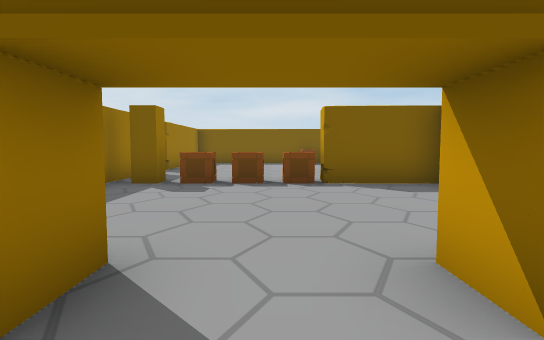
View 1 (above)

17 first-person views from a walk through a 3-D level made in the Unity game engine. The camera is 1.4 m above the floor, tilts 4° down and sees 80° across. The floor is counted in squares, 2 m on a side. Each view is taken from the middle of a square. On the plan, view 1 faces up. The plan holds only what a view shows up to about 10 squares ahead; the rest is blank. The place goes on beyond the plan. The player character is not drawn. Some animated figures are not drawn. Door leaves are left out, so doorways stand open.

View 2
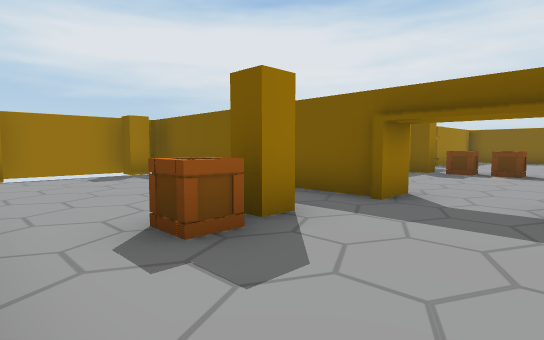

View 3
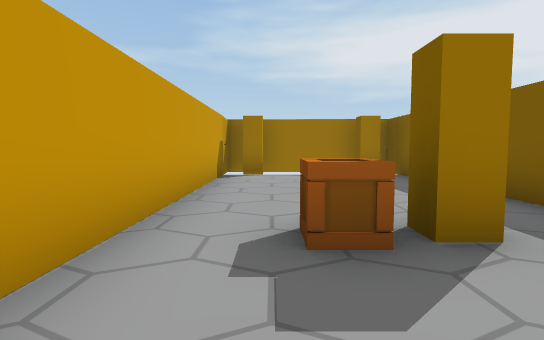

View 4
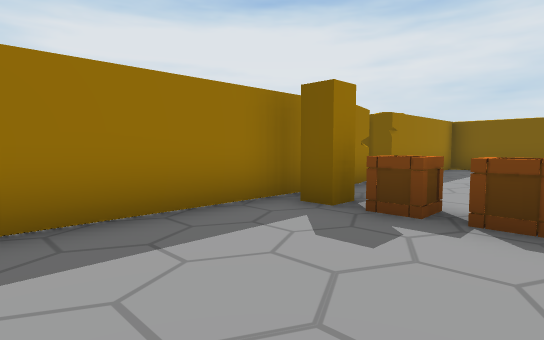

View 5
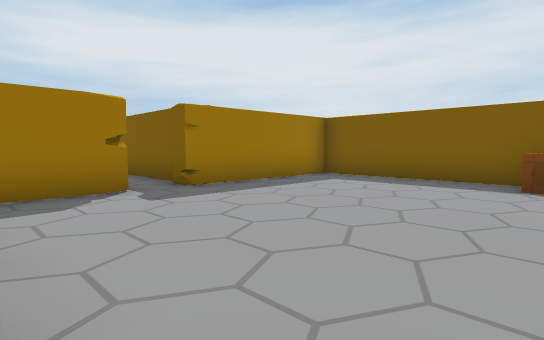

View 6
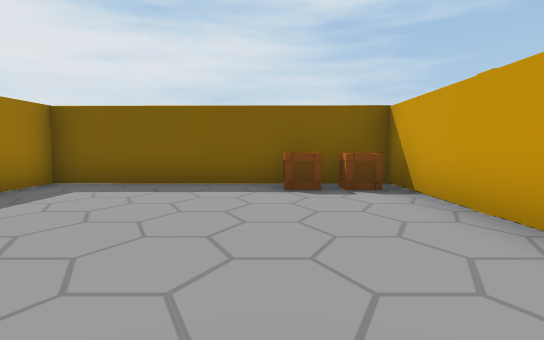

View 7
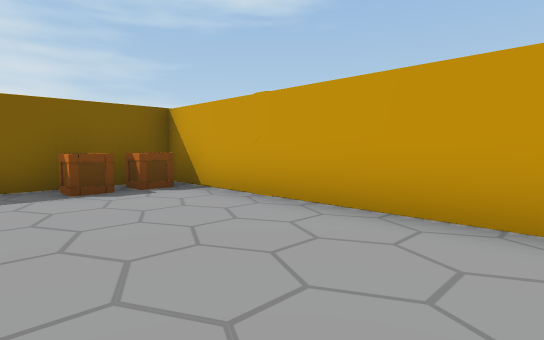

View 8
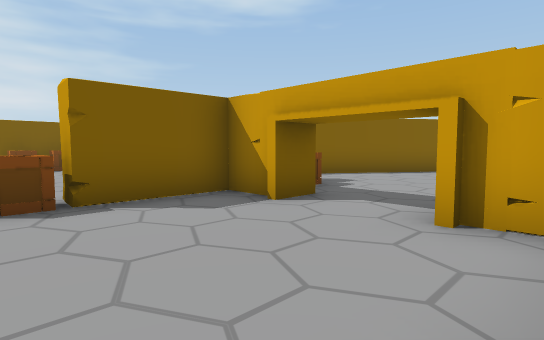

View 9
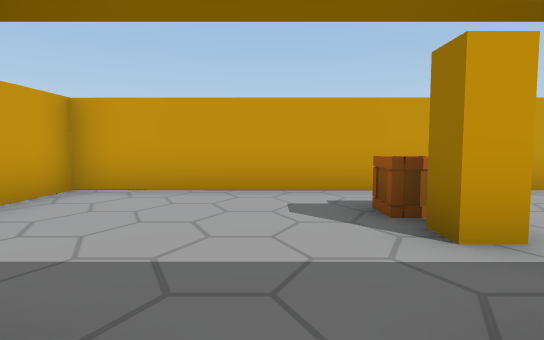

View 10
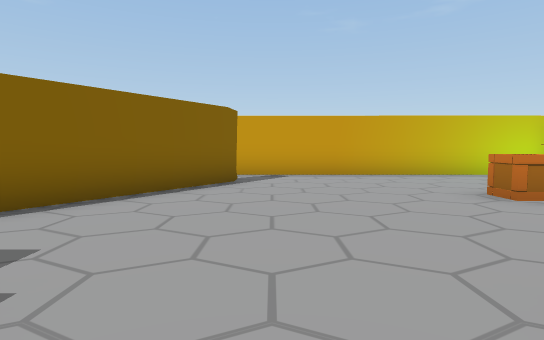

View 11
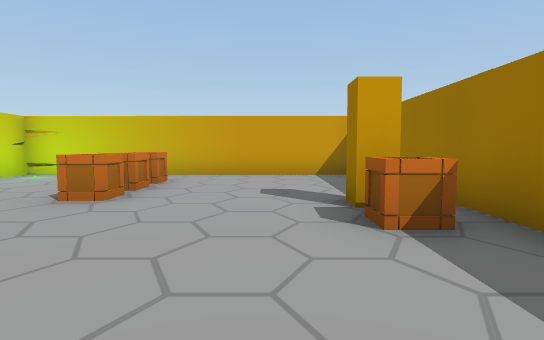

View 12
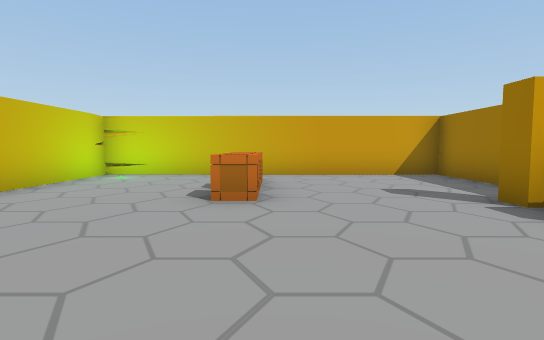

View 13
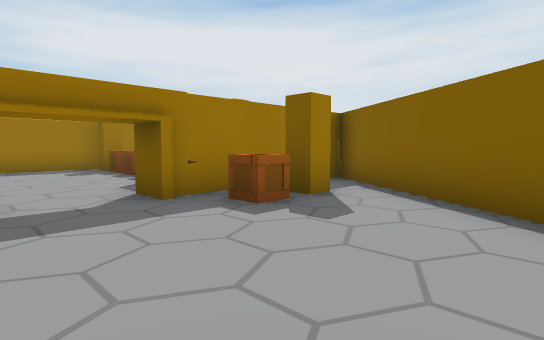

View 14
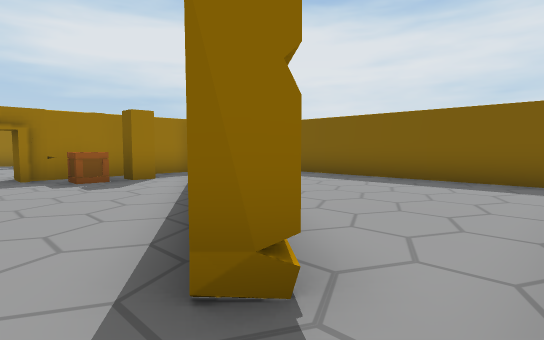

View 15
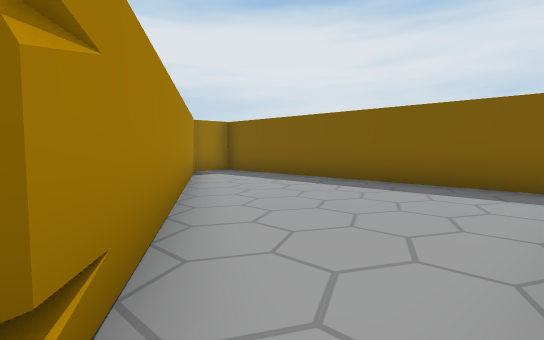

View 16
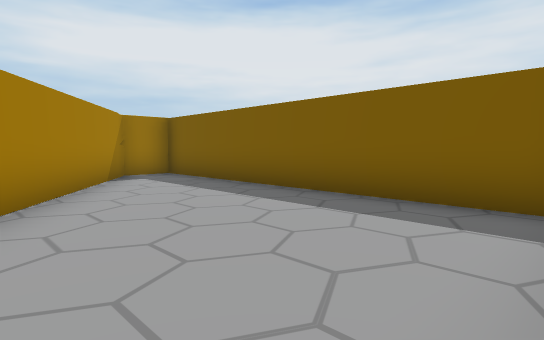

View 17
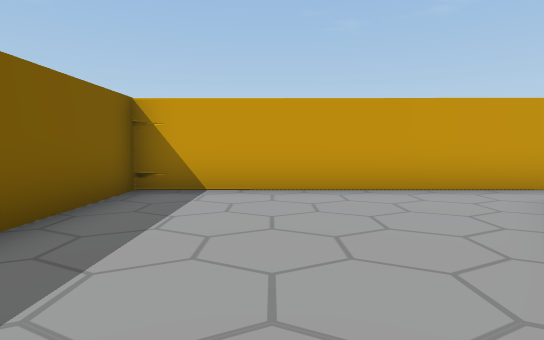

### Floor plan
Points are (right, up) in squares from view 1. A wall is a line through its corners. A room is listed if a view was taken in it or the views show most of it. See-through windows are left out.
Room 1 (views 1, 2, 3)
walls: (-1.1, 1.3) (-7.5, 1.3); (-1, 2) (-1, 1); (-7.5, -3.2) (3.3, -3.2) (3.3, -1.8); (-8.2, 0.5) (-8.2, -1.6); (-8.2, -2.8) (-8.2, -3.4)
ways out: opening at (0, 1) to room 2
objects: other object (-8, -2); other object (-8, 1); other object (-2, -1); other object (-1, -1)
Room 2 (views 4, 5, 6, 7, 8, 9)
walls: (3.3, 8.2) (3.3, 14.3) (-3.2, 14.3) (-3.2, 10); (-3.2, 9.1) (-3.2, 3.2); (3.3, 5.2) (3.3, 6.2) (1, 6.2) (1, 6.7); (3.8, 5) (3, 5); (3.3, 2.2) (3.3, 2.9); (1, 1.1) (1, 2)
ways out: opening at (0, 1) to room 1; opening at (3, 4) to room 3; open door at (-3, 9.5)
objects: other object (-2, 6) to (-2, 7); other object (-1, 7); other object (0, 7); other object (1, 7); other object (2, 14); other object (3, 14)
Room 3 (views 10, 11, 12, 13, 14, 15)
walls: (3.8, 2.4) (3.8, -3.2) (12.3, -3.2) (12.3, 5.5); (11.1, 5.1) (10.8, 4.7) (3.8, 9.5) (3.8, 5)
ways out: opening at (3, 4) to room 2; opening at (12, 5) to room 4
objects: other object (5, 1); other object (5, 2); other object (5, 6); other object (5, 7); other object (8, -2); other object (8, -1); other object (8, 0)
Room 4 (views 16, 17)
walls: (12.3, 5.5) (12.3, 11.3) (3.8, 11.3) (3.8, 10.1) (11.1, 5.1)
ways out: opening at (12, 5) to room 3

Where each view was taken, in squares from view 1:
view 1: 0 up, 0 right, facing up
view 2: 3 down, 1 right, facing up-left
view 3: 2 down, 1 right, facing left
view 4: 3 up, 0 right, facing up-left
view 5: 7 up, 2 right, facing up-left
view 6: 8 up, 1 right, facing up
view 7: 8 up, 0 right, facing up-right
view 8: 2 up, 0 right, facing up-right
view 9: 2 up, 0 right, facing down
view 10: 4 up, 4 right, facing right
view 11: 5 up, 6 right, facing down
view 12: 5 up, 8 right, facing down
view 13: 3 up, 8 right, facing up-left
view 14: 4 up, 12 right, facing up-left
view 15: 5 up, 12 right, facing up-left
view 16: 7 up, 12 right, facing up-left
view 17: 9 up, 7 right, facing right
